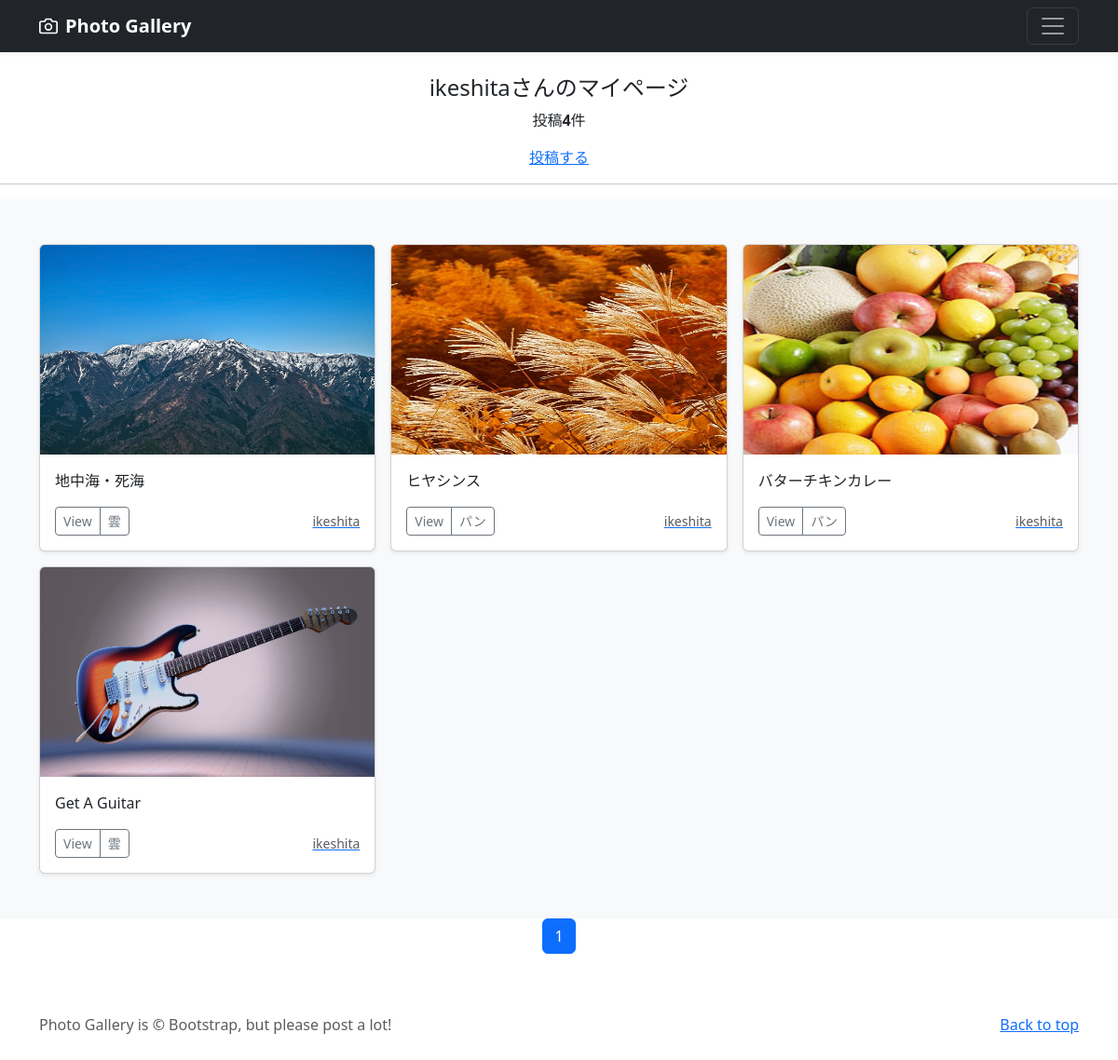
The app's page /mypage/ (signed in) with its own data.
### accounts/models.py (models this page shows)
class CustomUser(AbstractUser):
    pass

### photo/models.py (models this page shows, shortened)
class PhotoPost(models.Model):
    user = models.ForeignKey(
        CustomUser,
        verbose_name='ユーザー',
        on_delete=models.CASCADE
        )
    category = models.ForeignKey(
        Category,
        verbose_name='カテゴリ',
        on_delete=models.PROTECT
        )
    title = models.CharField(
        verbose_name='タイトル',
        max_length=200
        )
    comment = models.TextField(
        verbose_name='コメント',
        )
    image1 = models.ImageField(
        verbose_name='イメージ1',
        upload_to = 'photos'
        )
    image2 = models.ImageField(
        verbose_name='イメージ2',
        upload_to = 'photos',
        blank=True,
        null=True
        )
    posted_at = models.DateTimeField(
        verbose_name='投稿日時',
        auto_now_add=True
        )

class Category(models.Model):
    title = models.CharField(
        verbose_name='カテゴリ',
        max_length=20)

### photo/views.py (the view)
# urls.py: path('mypage/', views.MypageView.as_view(), name = 'mypage'),
class MypageView(ListView):
    template_name ='mypage.html'
    paginate_by = 9
    def get_queryset(self):
        queryset = PhotoPost.objects.filter(
            user=self.request.user).order_by('-posted_at')
        return queryset

### photo/templates/mypage.html (shortened to what this page needs)
{% extends 'base.html' %}
      {% block contents %}
      {% if user.is_authenticated %}
        <br>
        <div style="text-align:center">
            <h4>{{user.username}}さんのマイページ</h4>
            {% if object_list.count == 0 %}
              <p>{{user.username}}さんの投稿はありません</p>
            {% else %}
              <p>投稿<strong>{{object_list.count}}</strong>件</p>
            {% endif %}
            <a href="{% url 'photo:post' %}">投稿する</a>
        </div>
        <hr>
      {% endif %}
      {% include "photos_list.html" %}
      {% include "pagination.html" %}
      {% endblock %}

### photo/templates/base.html (shortened to what this page needs)
{% load static %}
<!doctype html>
<html lang="ja">
  <head>
    <link href="https://cdn.jsdelivr.net/npm/bootstrap@5.3.0/dist/css/bootstrap.min.css" rel="stylesheet">
  </head>
  <body>
<header>
  <div class="navbar navbar-dark bg-dark shadow-sm">
    <div class="container">
      <a href="{% url 'photo:index' %}" class="navbar-brand d-flex align-items-center">
        <strong>Photo Gallery</strong>
      </a>
      <button class="navbar-toggler" type="button" data-bs-toggle="collapse" data-bs-target="#navbarHeader" aria-controls="navbarHeader" aria-expanded="false" aria-label="Toggle navigation">
        <span class="navbar-toggler-icon"></span>
      </button>
    </div>
  </div>
</header>
<main>
{% block contents %}{% endblock %}
</main>
<footer class="text-muted py-5">
  <div class="container">
    <p class="float-end mb-1">
      <a href="{% url 'photo:index' %}">Back to top</a>
    </p>
    <p class="mb-1">Photo Gallery is &copy; Bootstrap, but please post a lot!</p>
  </div>
</footer>
    </body>
</html>

### photo/templates/photos_list.html (shortened to what this page needs)
<div class="album py-5 bg-light">
  <div class="container">
    <div class="row row-cols-1 row-cols-sm-2 row-cols-md-3 g-3">
      {% for record in object_list %}
      <div class="col">
        <div class="card shadow-sm">
          <img src="{{ record.image1.url }}"
               class="bd-placeholder-img card-img-top"
               width="100%" height="225"
               xmlns="http://www.w3.org/2000/svg"
               role="img" aria-label="Placeholder: Thumbnail"
               preserveAspectRatio="xMidYMid slice"
               focusable="false">
               <rect width="100%" height="100%" fill="#55595c"/>
          <div class="card-body">
            <p class="card-text">
              {{record.title}}
            </p>
            <div class="d-flex justify-content-between align-items-center">
              <div class="btn-group">
                <button type="button"
                        class="btn btn-sm btn-outline-secondary"
                        onclick="location.href='{% url 'photo:photo_detail' record.pk %}'">
                        View</button>
                <button type="button"
                        class="btn btn-sm btn-outline-secondary"
                        onclick="location.href='{% url 'photo:photos_cat' category=record.category.id %}'">
                        {{record.category.title}}</button>
              </div>
              <a href="{% url 'photo:user_list' user=record.user.id %}">
                <small class="text-muted">
                  {{record.user.username}}</small>
              </a>
            </div>
          </div>
        </div>
      </div>
      {% endfor %}
    </div>
  </div>
</div>

### photo/templates/pagination.html (shortened to what this page needs)
<ul class="pagination" style="justify-content:center">
    {% for num in page_obj.paginator.page_range %}
        {% if page_obj.number == num %}
        <li class="page-item active">
            <span class="page-link">{{ num }}</span>
        </li>
        {% else %}
        <li class="page-item">
            <a class="page-link" href="?page={{ num }}">{{ num }}</a>
        </li>
        {% endif %}
    {% endfor %}
</ul>

### photo/templates/base.html (style rules this page uses)
.bd-placeholder-img { font-size: 1.125rem; text-anchor: middle; -webkit-user-select: none; -moz-user-select: none; user-select: none; }

### records on screen
CustomUser: username "ikeshita"
PhotoPost: image1 (picture), title "地中海・死海", category "雲", user.username "ikeshita"
PhotoPost: image1 (picture), title "ヒヤシンス", category "パン", user.username "ikeshita"
PhotoPost: image1 (picture), title "バターチキンカレー", category "パン", user.username "ikeshita"
PhotoPost: image1 (picture), title "Get A Guitar", category "雲", user.username "ikeshita"

### other values on screen
{{ object_list.count }} "4"
{{ num }} "1"
